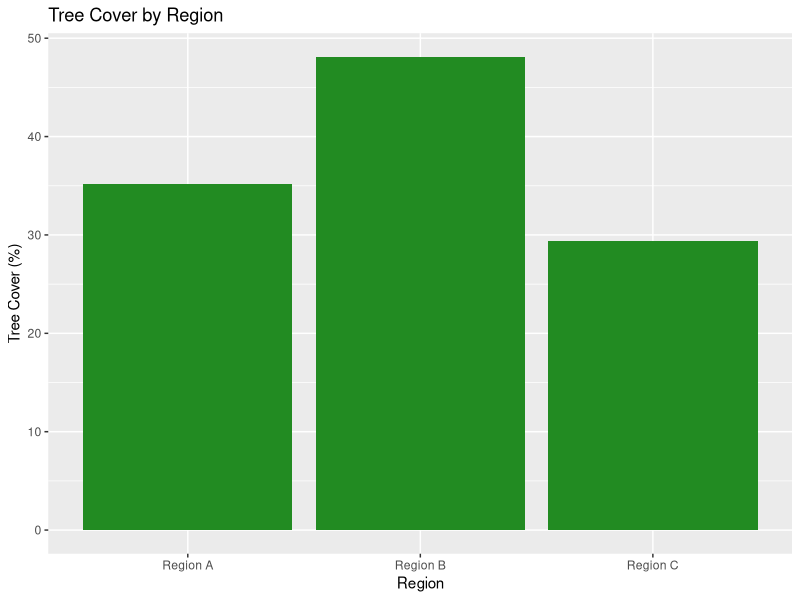

This chart was generated by the following R code:
## ---- chunk 1
# Fake Ecological Data
eco_data <- data.frame(
  region = c("Region A", "Region B", "Region C"),
  tree_cover_pct = c(35.2, 48.1, 29.4),
  rainfall_mm = c(1200, 950, 1400),
  biodiversity_index = c(0.72, 0.65, 0.83)
)

# Table
knitr::kable(eco_data, caption = "Ecological Indicators by Region")



# Plot
library(ggplot2)
ggplot(eco_data, aes(x = region, y = tree_cover_pct)) +
  geom_col(fill = "forestgreen") +
  labs(title = "Tree Cover by Region", y = "Tree Cover (%)", x = "Region")
